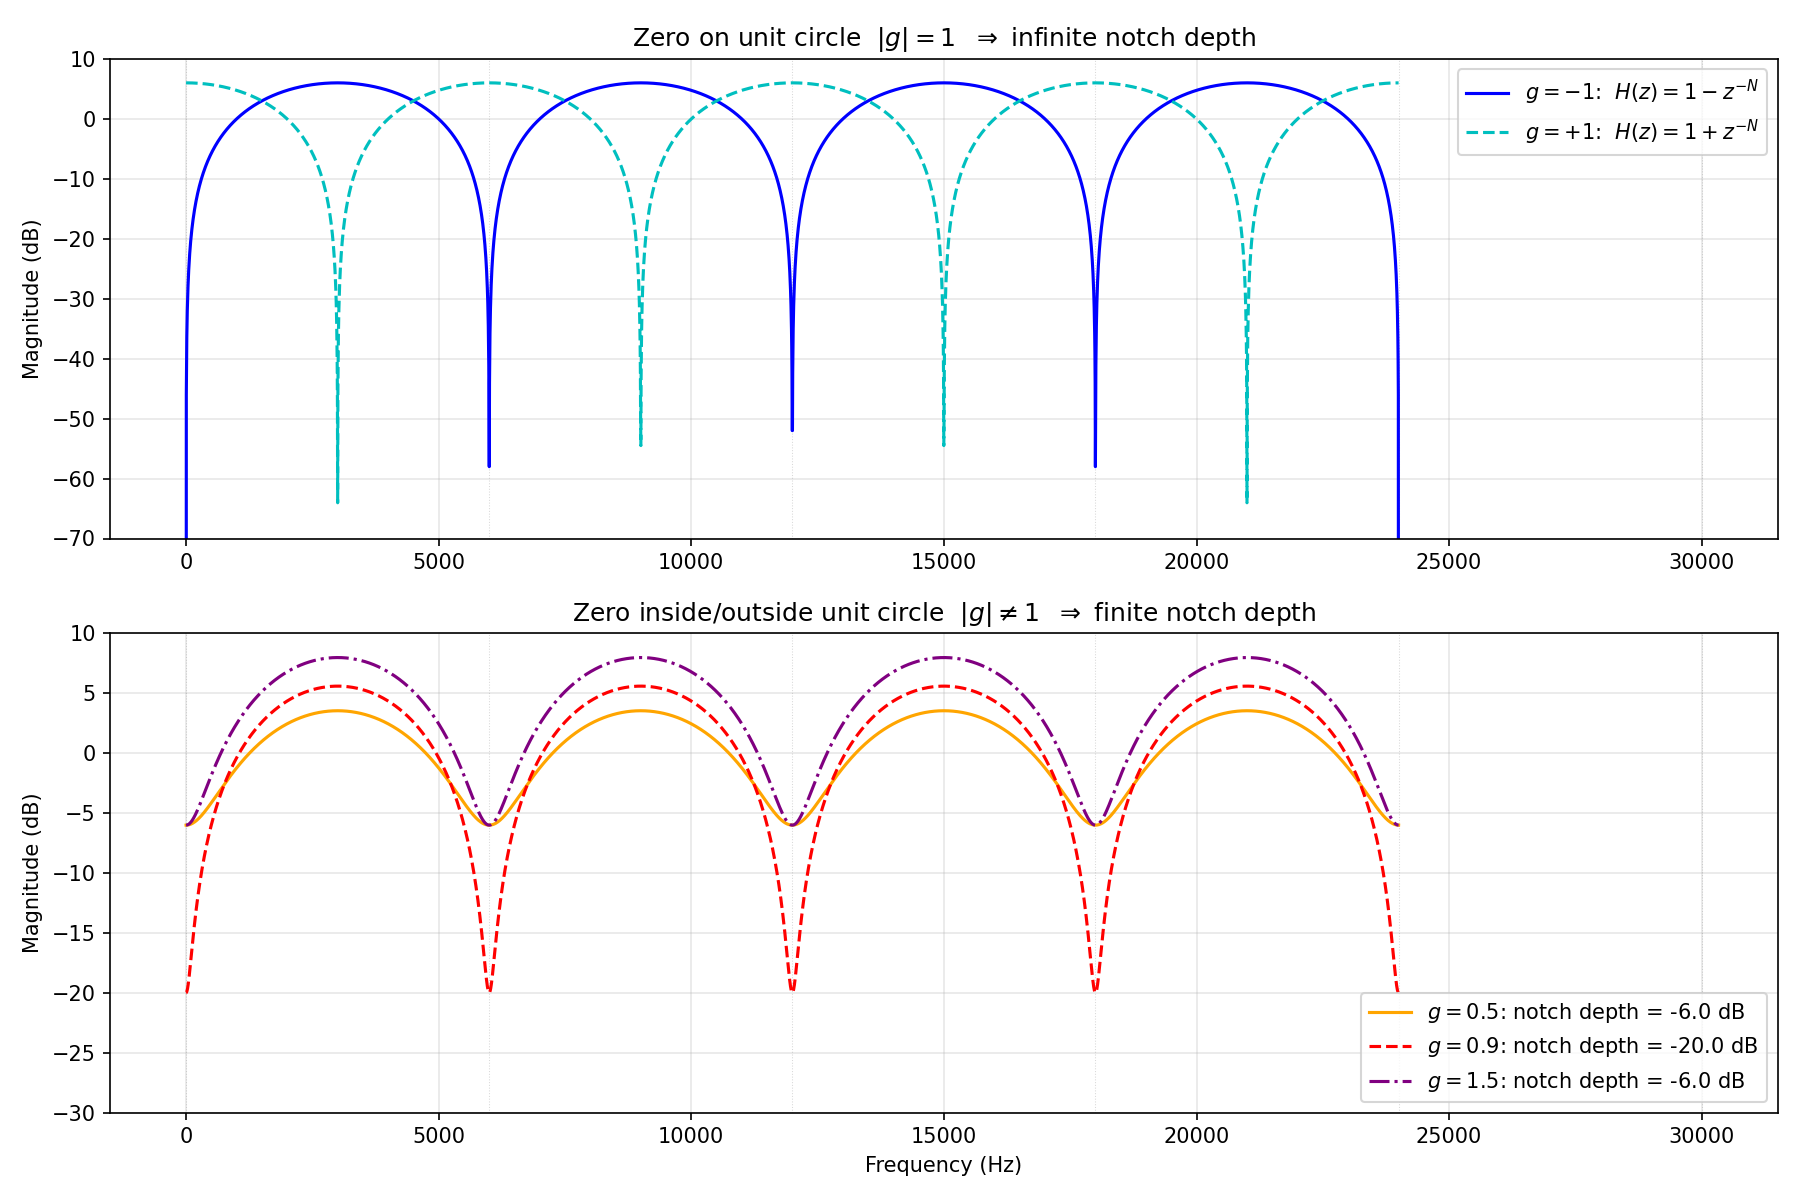

Write Python code to recreate this figure.
import numpy as np
import matplotlib.pyplot as plt

fs = 48000
N = 8
f = np.linspace(0, fs/2, 5000)
omega = 2 * np.pi * f / fs

fig, (ax1, ax2) = plt.subplots(2, 1, figsize=(12, 8))

f0 = fs / N
for k in range(int(fs/2/f0) + 2):
    x = k * f0
    ax1.axvline(x, color='gray', ls=':', lw=0.5, alpha=0.3)
    ax2.axvline(x, color='gray', ls=':', lw=0.5, alpha=0.3)

# ---- 上：g = ±1（无限深陷波） ----
for g, ls, color, label in [(-1, '-', 'b', r'$g=-1$:  $H(z)=1-z^{-N}$'),
                              (1, '--', 'c', r'$g=+1$:  $H(z)=1+z^{-N}$')]:
    H = 1 + g * np.exp(-1j * omega * N)
    mag = 20 * np.log10(np.abs(H) + 1e-12)
    ax1.plot(f, mag, ls=ls, color=color, lw=1.5, label=label)

ax1.set_ylim(-70, 10)
ax1.set_ylabel('Magnitude (dB)')
ax1.set_title(r'Zero on unit circle  $|g|=1$  $\Rightarrow$ infinite notch depth', fontsize=12)
ax1.legend(fontsize=10)
ax1.grid(alpha=0.3)

# ---- 下：|g| ≠ 1（有限深凹口） ----
for g, ls, color in [(0.5, '-', 'orange'), (0.9, '--', 'red'), (1.5, '-.', 'purple')]:
    H = 1 - g * np.exp(-1j * omega * N)
    mag = 20 * np.log10(np.abs(H) + 1e-12)
    notch_db = 20 * np.log10(abs(1 - abs(g)))
    ax2.plot(f, mag, ls=ls, color=color, lw=1.5,
             label=rf'$g={g}$: notch depth = {notch_db:.1f} dB')

ax2.set_ylim(-30, 10)
ax2.set_xlabel('Frequency (Hz)')
ax2.set_ylabel('Magnitude (dB)')
ax2.set_title(r'Zero inside/outside unit circle  $|g| \neq 1$  $\Rightarrow$ finite notch depth', fontsize=12)
ax2.legend(fontsize=10)
ax2.grid(alpha=0.3)

plt.tight_layout()
plt.savefig('comb_g_comparison.png', dpi=150)
print("Done: comb_g_comparison.png")
